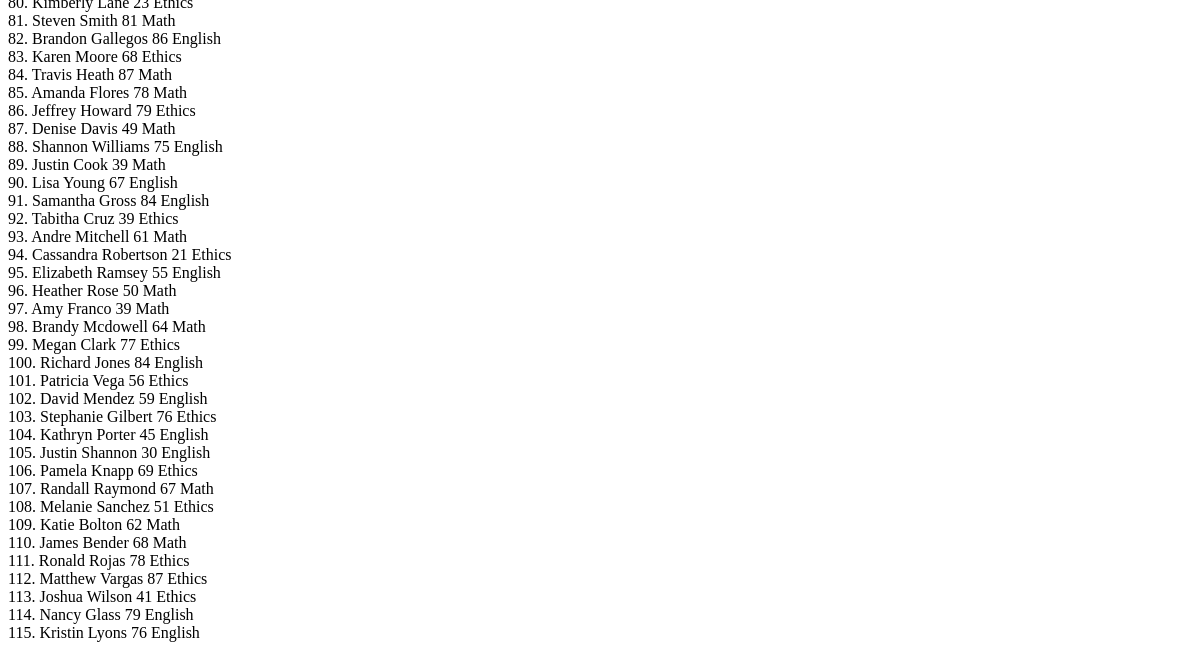
The app's page / (lower part), older data.
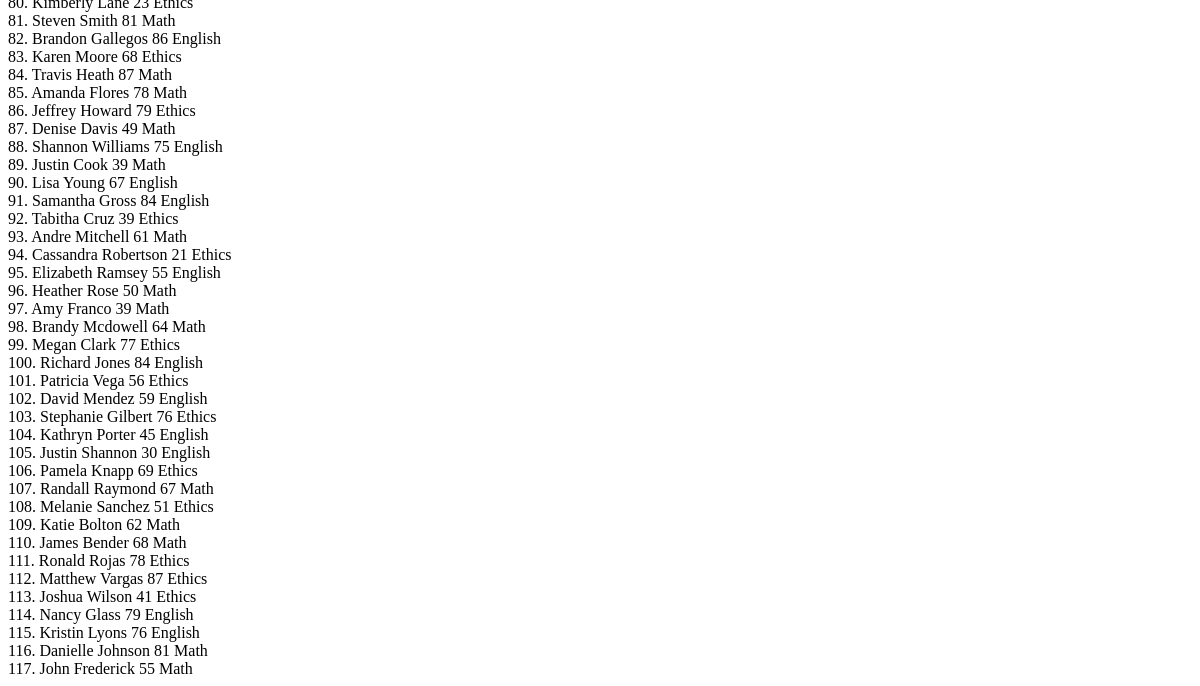
The same page, newer data.
### teacher_management_app/models.py (models this page shows)
class Teacher(models.Model):
    first_name = models.CharField(max_length=50)
    surname = models.CharField(max_length=50)
    age = models.IntegerField()
    subject = models.CharField(max_length=100)
    def __str__(self):
        return f"{self.first_name} {self.surname}"

### teacher_management_app/views.py (the view)
# urls.py: path("", show_teachers)]
def show_teachers(request):
    all_teachers = Teacher.objects.all()
    return render(request, "list_of_teachers.html", {"data": all_teachers})

### templates/list_of_teachers.html (shortened to what this page needs)
<!DOCTYPE html>
<html lang="en">
<head>
</head>
<body>
    {%for i in data%}
    {{forloop.counter}}. {{i}}  {{i.age}} {{i.subject}}<br>
    {%endfor%}
</body>
</html>

Row changes from the older to the newer data that the page shows:
added Teacher: first_name+surname "Danielle Johnson", age "81", subject "Math"
added Teacher: first_name+surname "John Frederick", age "55", subject "Math"
